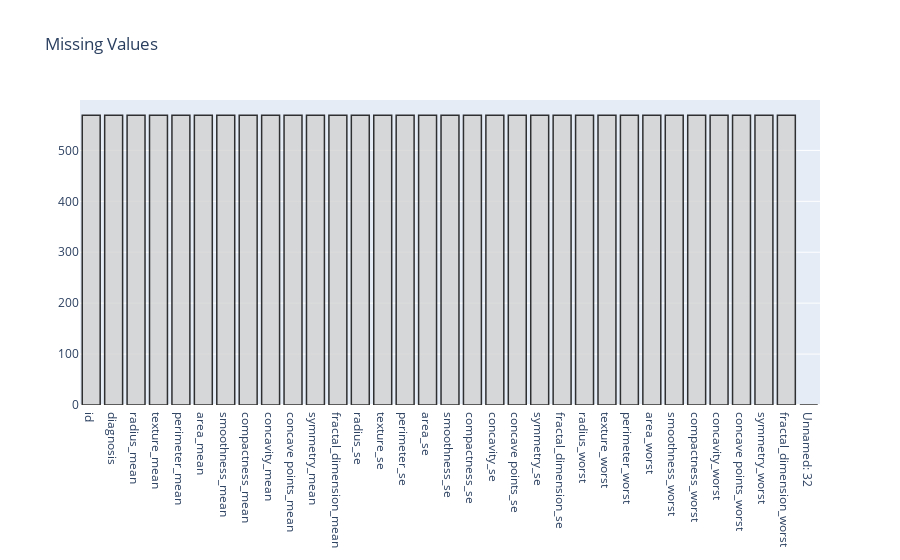

Source (notebook cell):
### Code cell
null_feat = pd.DataFrame(len(data['id']) - data.isnull().sum(), columns = ['Count'])

trace = go.Bar(x = null_feat.index, y = null_feat['Count'] ,opacity = 0.8, marker=dict(color = 'lightgrey',
        line=dict(color='#000000',width=1.5)))

layout = dict(title =  "Missing Values")
                    
fig = dict(data = [trace], layout=layout)
py.iplot(fig)

### Figure 1 — Plotly figure (JSON) as saved in the notebook; plotly's stock layout.template omitted (floating-point values rounded to 4 significant figures)
{"data": [{"marker": {"color": "lightgrey", "line": {"color": "#000000", "width": 1.5}}, "opacity": 0.8, "type": "bar", "x": ["id", "diagnosis", "radius_mean", "texture_mean", "perimeter_mean", "area_mean", "smoothness_mean", "compactness_mean", "concavity_mean", "concave points_mean", "symmetry_mean", "fractal_dimension_mean", "radius_se", "texture_se", "perimeter_se", "area_se", "smoothness_se", "compactness_se", "concavity_se", "concave points_se", "symmetry_se", "fractal_dimension_se", "radius_worst", "texture_worst", "perimeter_worst", "area_worst", "smoothness_worst", "compactness_worst", "concavity_worst", "concave points_worst", "symmetry_worst", "fractal_dimension_worst", "Unnamed: 32"], "y": [569, 569, 569, 569, 569, 569, 569, 569, 569, 569, 569, 569, 569, 569, 569, 569, 569, 569, 569, 569, 569, 569, 569, 569, 569, 569, 569, 569, 569, 569, 569, 569, 0]}], "layout": {"title": {"text": "Missing Values"}}}
